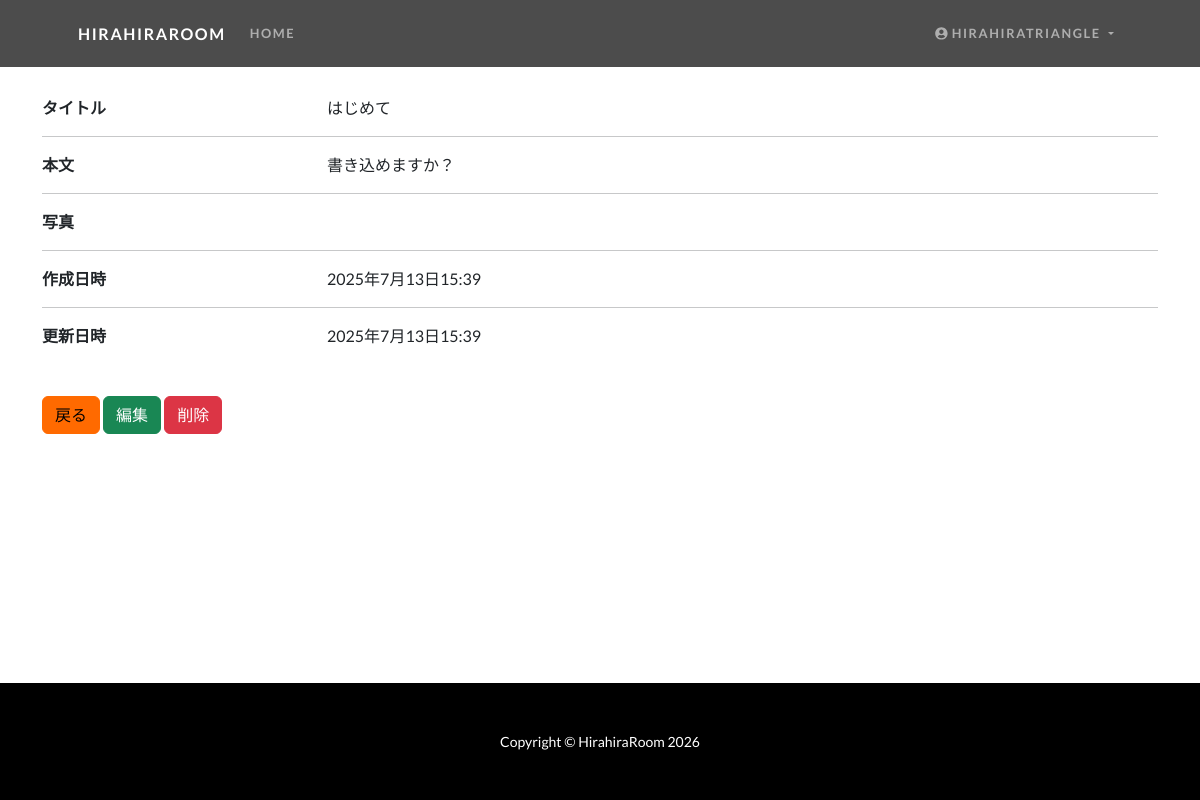
The app's page /diary/diary-detail/1/ (signed in) with its own data.
### accounts/models.py (models this page shows)
class CustomUser(AbstractUser):
    groups = models.ManyToManyField(
        'auth.Group',
        verbose_name='groups',
        blank=True,
        help_text='The groups this user belongs to. A user will get all permissions granted to each of their groups.',
        related_name='customuser_set',
        related_query_name='customuser',
    )
    user_permissions = models.ManyToManyField(
        'auth.Permission',
        verbose_name='user permissions',
        blank=True,
        help_text='Specific permissions for this user.',
        related_name='customuser_set',
        related_query_name='customuser',
    )
    class Meta:
        verbose_name_plural = 'CustomUser'

### diary/models.py (models this page shows, shortened)
class Diary(models.Model):
    user = models.ForeignKey(CustomUser, verbose_name='ユーザー', on_delete=models.PROTECT)
    title = models.CharField(verbose_name='タイトル', max_length=40)
    content = models.TextField(verbose_name='本文', blank=True, null=True)
    photo1 = models.ImageField(verbose_name='写真1', blank=True, null=True)
    photo2 = models.ImageField(verbose_name='写真2', blank=True, null=True)
    photo3 = models.ImageField(verbose_name='写真3', blank=True, null=True)
    created_at = models.DateTimeField(verbose_name='作成日時', auto_now_add=True)
    updated_at = models.DateTimeField(verbose_name='更新日時', auto_now=True)
    class Meta:
        verbose_name_plural = 'Diary'

### diary/views.py (the view)
# urls.py: path('diary-detail/<int:pk>/', views.DiaryDetailView.as_view(), name="diary_detail"),
class DiaryDetailView(LoginRequiredMixin, OnlyYouMixin, generic.DetailView):
    model = Diary
    template_name = 'diary/diary_detail.html'

### diary/views.py (called while the page is built)
    def test_func(self):
        diary = get_object_or_404(Diary, pk=self.kwargs['pk'])
        return self.request.user == diary.user

### diary/templates/diary/diary_detail.html (shortened to what this page needs)
{% extends 'base.html' %}
{% load static %}
{% block contents %}
<div class="container my-div-style">
    <div class="row">
        <div class="col-3">
            <strong>タイトル</strong>
        </div>
        <div class="col-9">
            {{ object.title }}
        </div>
    </div>
    <hr>
    <div class="row">
        <div class="col-3">
            <strong>本文</strong>
        </div>
        <div class="col-9">
            {{ object.content|linebreaksbr }}
        </div>
    </div>
    <hr>
    <div class="row">
        <div class="col-3">
            <strong>写真</strong>
        </div>
        <div class="col-3">
        </div>
        <div class="col-3">
        </div>
        <div class="col-3">
        </div>
    </div>
    <hr>
    <div class="row">
        <div class="col-3">
            <strong>作成日時</strong>
        </div>
        <div class="col-9">
            {{ object.created_at }}
        </div>
    </div>
    <hr>
    <div class="row">
        <div class="col-3">
            <strong>更新日時</strong>
        </div>
        <div class="col-9">
            {{ object.updated_at }}
        </div>
    </div>
    <a class="btn btn-secondary mt-5 mb-3" href="{% url 'diary:diary_list' %}">戻る</a>
    <a class="btn btn-success mt-5 mb-3" href="{% url 'diary:diary_update' object.pk %}">編集</a>
    <a class="btn btn-danger mt-5 ml-2 mb-3" href="{% url 'diary:diary_delete' object.pk %}">削除</a>
</div>
{% endblock %}

### templates/base.html (shortened to what this page needs)
{% load static %}
<html lang="ja">
<head>
    <link href="{% static 'css/one-page-wonder.css' %}" rel="stylesheet"/>
    <link rel="stylesheet" type="text/css" href="{% static 'css/mystyle.css' %}">
</head>
<body>
<div id="wrapper">
    <nav class="navbar navbar-expand-lg navbar-dark navbar-custom fixed-top">
        <div class="container px-5">
            <a class="navbar-brand" href="{% url 'home:home' %}">{% block brand_name %}HIRAHIRAROOM{% endblock %}</a>
            <div class="collapse navbar-collapse" id="navbarResponsive">
                <ul class="navbar-nav me-auto">
                    {% block nav_items_left %}
                    <li class="nav-item">
                        <a class="nav-link {% if request.resolver_match.view_name == 'home:home' %}active{% endif %}"
                           href="{% url 'home:home' %}">HOME</a>
                    </li>
                    {% endblock %}
                </ul>
                <ul class="navbar-nav ms-auto">
                    {% if user.is_authenticated %}
                    {% block nav_items_right_auth %}
                    <li class="nav-item dropdown">
                        <a class="nav-link dropdown-toggle" href="#" id="userDropdown" role="button" data-bs-toggle="dropdown" aria-expanded="false">
                            <i class="fas fa-user-circle"></i> {{ user.username|truncatechars:20 }}
                        </a>
                    </li>
                    {% endblock %}
                    {% endif %}
                </ul>
            </div>
        </div>
    </nav>
    {% block contents%}{% endblock %}
    <footer class="py-5 bg-black">
        <div class="container px-5">
            <p class="m-0 text-center text-white small">Copyright &copy; {% block footer_text %}HirahiraRoom{% endblock %} {% now "Y" %}</p>
        </div>
    </footer>
</div>
</body>
</html>

### static/css/mystyle.css (style rules this page uses)
body, #wrapper { display: flex; flex-direction: column; min-height: 100vh; }
footer { margin-top: auto; }
.my-div-style { margin-top: 6rem; }

### records on screen
CustomUser: username "HIRAHIRATRIANGLE"
Diary: title "はじめて", content "書き込めますか？", created_at "2025年7月13日15:39", updated_at "2025年7月13日15:39"
